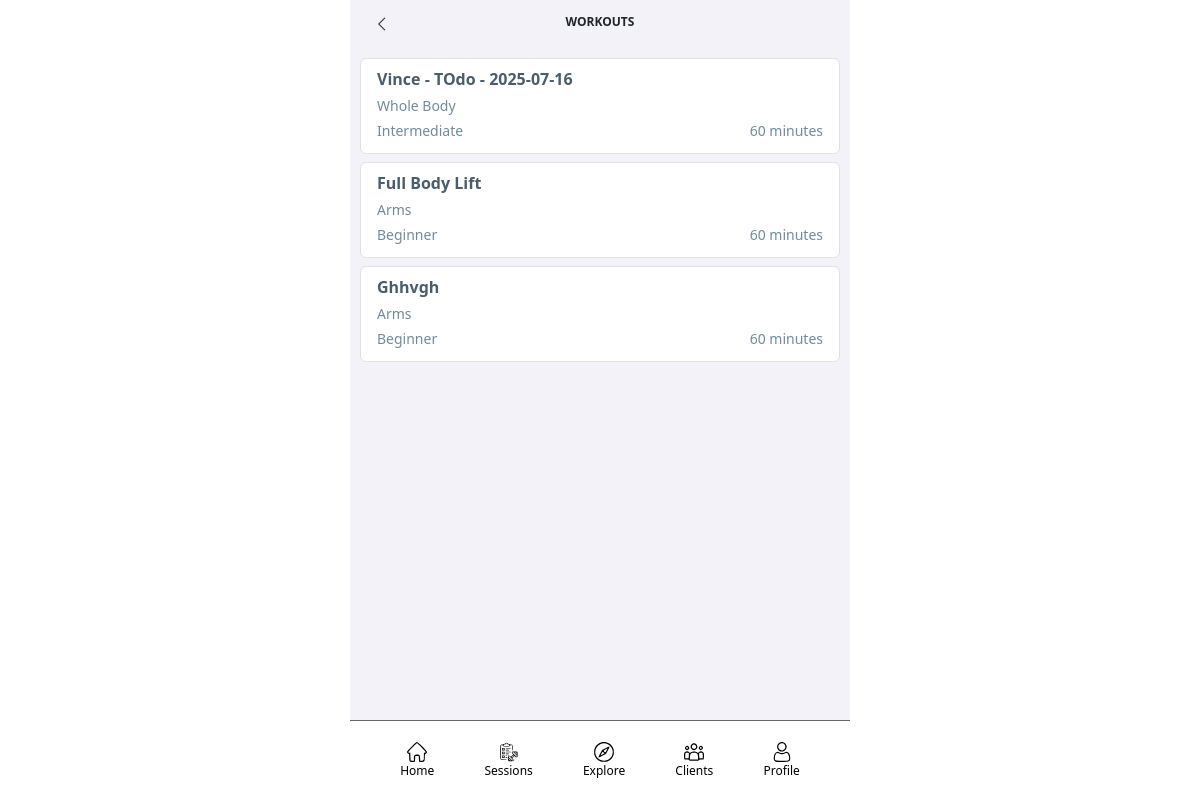
The app's page /fitnessApp/workouts (signed in), older data.
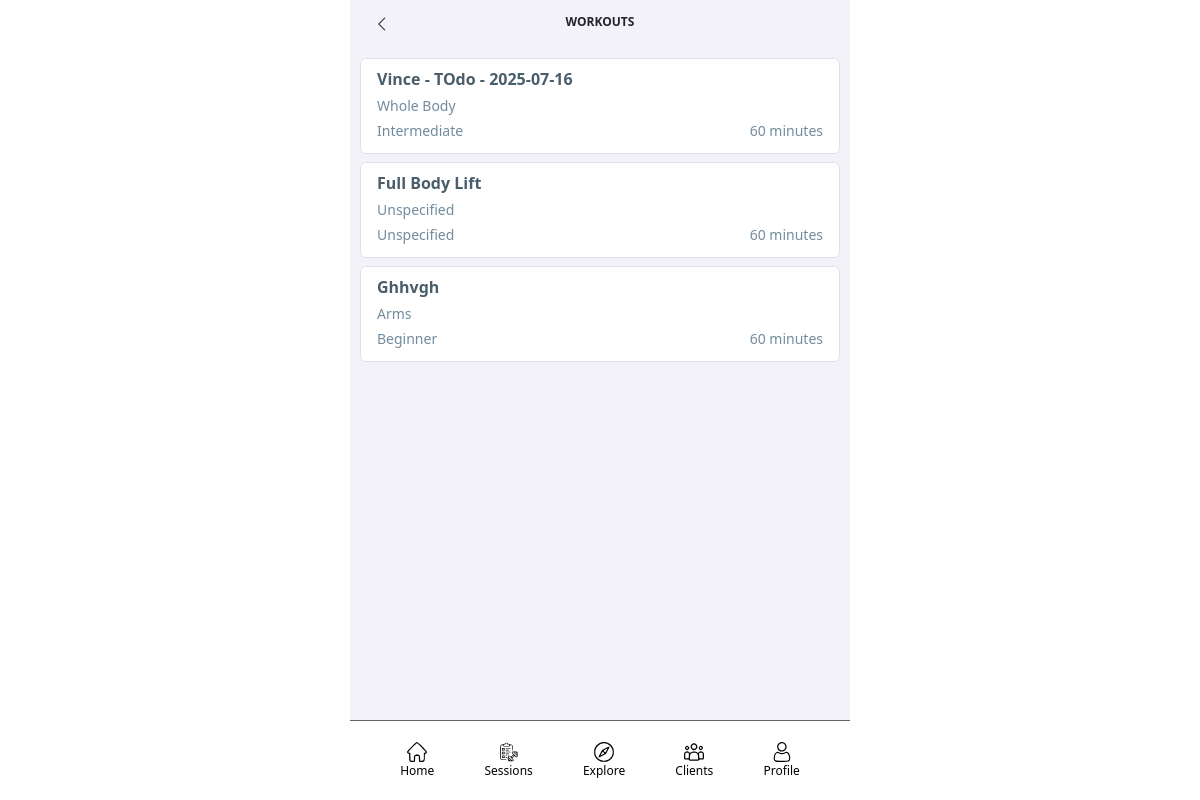
The same page, newer data.
### fitnessApp/models/workout_models.py (models this page shows, shortened)
class Workout(models.Model):
    name = models.CharField(max_length=200)
    description = models.CharField(max_length=500, blank=True)
    duration = models.IntegerField(default = 60)
    difficulty_level = models.CharField(max_length=20, choices=DIFFICULTY_LEVEL_CHOICES, default="UNSPECIFIED")
    target = models.CharField(max_length=20, choices=TARGET_CHOICES, default="UNSPECIFIED")
    public_flag = models.BooleanField(default=False)
    personalized_flag = models.BooleanField(default=False)
    video_id = models.CharField(max_length=50, blank=True)
    creator = models.ForeignKey(FitnessAppPerson, on_delete=models.SET_NULL, null=True)

### fitnessApp/views/workout_views.py (the view)
# urls.py: path("workouts", WorkoutListView.as_view(), name="workouts"),
class WorkoutListView(ListView):
    model = Workout
    template_name = "workout_list.html"
    paginate_by = 50
    def get_queryset(self):
        queryset = super().get_queryset()
        if (self.request.user.is_anonymous):
            queryset = queryset.filter(Q(public_flag="True"))
        else:
            queryset = queryset.filter((Q(creator=self.request.user.person) | Q(public_flag="True")) & Q(personalized_flag="False"))
        return queryset

### fitnessApp/templates/workout_list.html
{% extends "base/base.html" %}
{% block title %}Workouts{% endblock %}
{% block header-left-link %}{% url 'explore' %}{% endblock %}
{% block header-left-icon %}<i class="bi bi-chevron-left"></i>{% endblock %}
{% block content %}
<div>
    {% for item in object_list %}
    <ul class="list-group mb-2">
        <li class="list-group-item">
            <a class="fitnessapp-profile-item" href="{% url 'workout-detail' item.id %}">
                <div class="row mb-1">
                    <div class="col text-start">
                        <span class="fitnessapp-text-color-header"><b>{{ item.name }}</b></span>
                    </div>
                </div>
                <div class="row mb-1">
                    <div class="col text-start">
                        <span class="fitnessapp-text-color-content"><small>{{ item.get_target_display }}</small></span>
                    </div>
                </div>
                <div class="row mb-1">
                    <div class="col-6 text-start">
                        <span class="fitnessapp-text-color-content"><small>{{ item.get_difficulty_level_display }}</small></span>
                    </div>
                    <div class="col-6 text-end">
                        <span class="fitnessapp-text-color-content"><small>{{ item.duration }} minutes</small></span>
                    </div>
                </div>
            </a>
        </li>
    </ul>
    {% empty %}
    No workouts yet.
    {% endfor %}
</div>
{% endblock %}

Row changes from the older to the newer data that the page shows:
changed Workout "Full Body Lift": target "Arms" → "Unspecified"; difficulty_level "Beginner" → "Unspecified"
